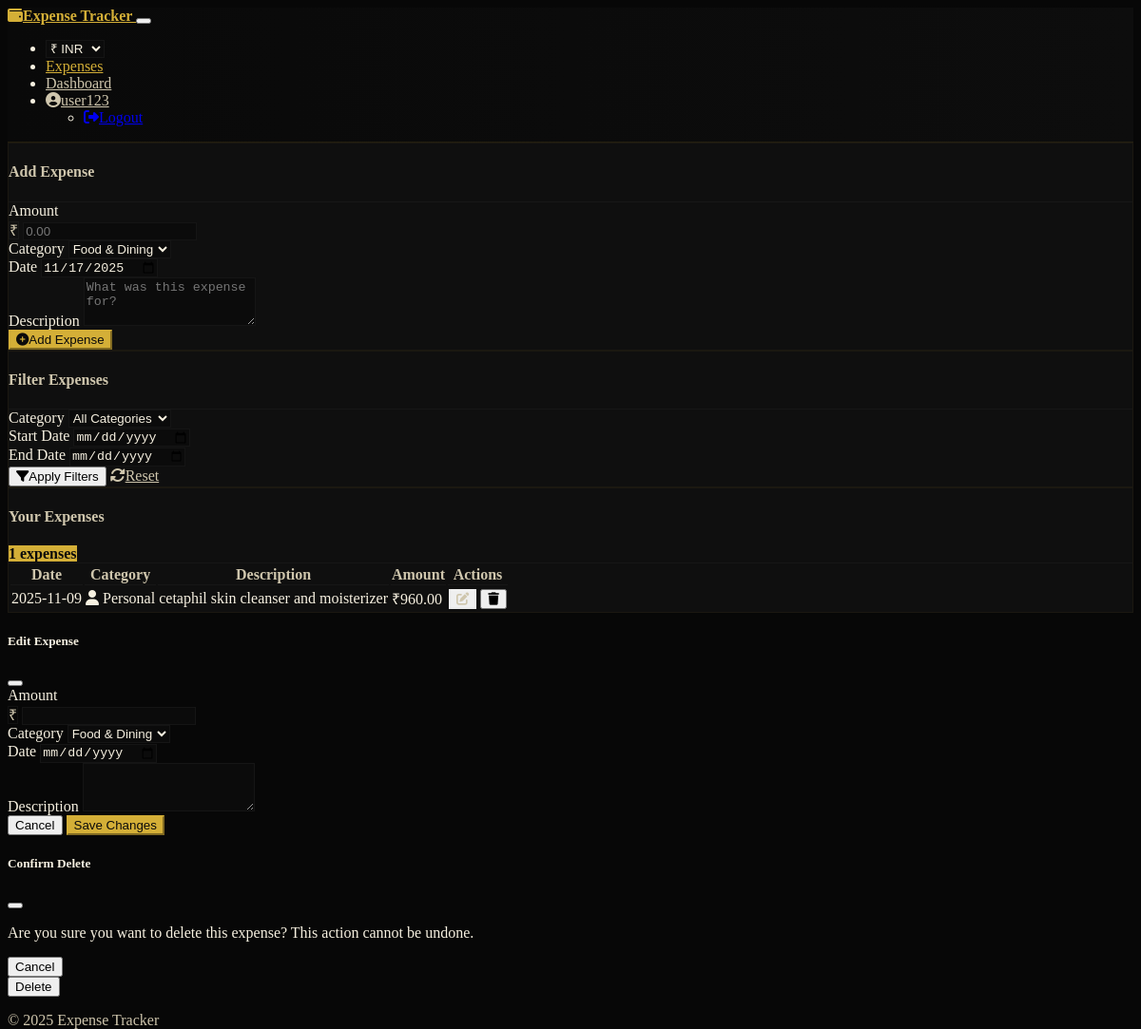
Page /expenses (signed in) on the committed database.
### models.py (models this page shows, shortened)
class User(UserMixin, db.Model):
    id = db.Column(db.Integer, primary_key=True)
    username = db.Column(db.String(64), unique=True, nullable=False)
    email = db.Column(db.String(120), unique=True, nullable=False)
    password_hash = db.Column(db.String(256), nullable=False)
    expenses = db.relationship('Expense', backref='user', lazy='dynamic', cascade="all, delete-orphan")

class Expense(db.Model):
    id = db.Column(db.Integer, primary_key=True)
    amount = db.Column(db.Float, nullable=False)
    category = db.Column(db.String(30), nullable=False)
    date = db.Column(db.Date, nullable=False, default=datetime.utcnow)
    description = db.Column(db.Text, nullable=False)
    user_id = db.Column(db.Integer, db.ForeignKey('user.id'), nullable=False)
    created_at = db.Column(db.DateTime, default=datetime.utcnow)

### routes.py (the view)
@app.route('/expenses')
@login_required
def expenses():
    form = ExpenseForm()
    user_expenses = Expense.query.filter_by(user_id=current_user.id).order_by(Expense.date.desc()).all()
    return render_template('index.html', expenses=user_expenses, form=form)

### templates/index.html (shortened to what this page needs)
{% extends 'layout.html' %}
{% block content %}
<div class="row">
    <div class="col-lg-4 mb-4">
        <div class="card shadow-sm">
            <div class="card-header">
                <h4 class="mb-0">Add Expense</h4>
            </div>
            <div class="card-body">
                <form method="POST" action="{{ url_for('add_expense') }}">
                    <div class="mb-3">
                        <label for="amount" class="form-label">Amount</label>
                        <div class="input-group">
                            <span class="input-group-text">{{ current_currency_symbol }}</span>
                            {{ form.amount(class="form-control", placeholder="0.00") }}
                        </div>
                    </div>
                    <div class="mb-3">
                        <label for="category" class="form-label">Category</label>
                        {{ form.category(class="form-select") }}
                    </div>
                    <div class="mb-3">
                        <label for="date" class="form-label">Date</label>
                        {{ form.date(class="form-control", type="date") }}
                    </div>
                    <div class="mb-3">
                        <label for="description" class="form-label">Description</label>
                        {{ form.description(class="form-control", rows="3", placeholder="What was this expense for?") }}
                    </div>
                    <button type="submit" class="btn btn-primary w-100">
                        <i class="fas fa-plus-circle me-2"></i>Add Expense
                    </button>
                </form>
            </div>
        </div>
    </div>
    <div class="col-lg-8">
        <div class="card shadow-sm mb-4">
            <div class="card-header">
                <h4 class="mb-0">Filter Expenses</h4>
            </div>
            <div class="card-body">
                <form method="GET" action="{{ url_for('filter_expenses') }}" class="row g-3">
                    <div class="col-md-4">
                        <label for="category" class="form-label">Category</label>
                        <select name="category" class="form-select">
                            <option value="all">All Categories</option>
                        </select>
                    </div>
                    <div class="col-md-4">
                        <label for="start_date" class="form-label">Start Date</label>
                        <input type="date" class="form-control" id="start_date" name="start_date">
                    </div>
                    <div class="col-md-4">
                        <label for="end_date" class="form-label">End Date</label>
                        <input type="date" class="form-control" id="end_date" name="end_date">
                    </div>
                    <div class="col-12">
                        <button type="submit" class="btn btn-secondary">
                            <i class="fas fa-filter me-2"></i>Apply Filters
                        </button>
                        <a href="{{ url_for('index') }}" class="btn btn-outline-secondary">
                            <i class="fas fa-sync-alt me-2"></i>Reset
                        </a>
                    </div>
                </form>
            </div>
        </div>
        <div class="card shadow-sm">
            <div class="card-header d-flex justify-content-between align-items-center">
                <h4 class="mb-0">Your Expenses</h4>
                <span class="badge bg-primary">{{ expenses|length }} expenses</span>
            </div>
            <div class="card-body">
                {% if expenses %}
                <div class="table-responsive">
                    <table class="table table-hover align-middle">
                        <thead>
                            <tr>
                                <th>Date</th>
                                <th>Category</th>
                                <th>Description</th>
                                <th>Amount</th>
                                <th>Actions</th>
                            </tr>
                        </thead>
                        <tbody>
                            {% for expense in expenses %}
                            <tr>
                                <td>{{ expense.date.strftime('%Y-%m-%d') }}</td>
                                <td>
                                    <i class="fas fa-{{ category_icons.get(expense.category, 'tag') }} me-2"></i>
                                    {{ expense.category|capitalize }}
                                </td>
                                <td>{{ expense.description }}</td>
                                <td>{{ expense.amount|currency }}</td>
                                <td>
                                    <div class="btn-group btn-group-sm">
                                        <button type="button" class="btn btn-outline-secondary edit-btn"
                                                data-bs-toggle="modal" data-bs-target="#editExpenseModal"
                                                data-id="{{ expense.id }}"
                                                data-amount="{{ expense.amount }}"
                                                data-category="{{ expense.category }}"
                                                data-date="{{ expense.date.strftime('%Y-%m-%d') }}"
                                                data-description="{{ expense.description }}">
                                            <i class="fas fa-edit"></i>
                                        </button>
                                        <button type="button" class="btn btn-outline-danger delete-btn"
                                                data-bs-toggle="modal" data-bs-target="#deleteExpenseModal"
                                                data-id="{{ expense.id }}">
                                            <i class="fas fa-trash"></i>
                                        </button>
                                    </div>
                                </td>
                            </tr>
                            {% endfor %}
                        </tbody>
                    </table>
                </div>
                {% else %}
                <div class="text-center py-5">
                    <i class="fas fa-receipt fa-4x mb-3 text-muted"></i>
                    <h5>No expenses found</h5>
                    <p class="text-muted">Add your first expense using the form.</p>
                </div>
                {% endif %}
            </div>
        </div>
    </div>
</div>
<div class="modal fade" id="editExpenseModal" tabindex="-1" aria-labelledby="editExpenseModalLabel" aria-hidden="true">
    <div class="modal-dialog">
        <div class="modal-content">
            <div class="modal-header">
                <h5 class="modal-title" id="editExpenseModalLabel">Edit Expense</h5>
                <button type="button" class="btn-close" data-bs-dismiss="modal" aria-label="Close"></button>
            </div>
            <form id="editExpenseForm" method="POST">
                <div class="modal-body">
                    <div class="mb-3">
                        <label for="edit_amount" class="form-label">Amount</label>
                    <div class="input-group">
                        <span class="input-group-text">{{ current_currency_symbol }}</span>
                        <input type="number" step="0.01" min="0.01" class="form-control" id="edit_amount" name="amount" required>
                    </div>
                    </div>
                    <div class="mb-3">
                        <label for="edit_category" class="form-label">Category</label>
                        <select class="form-select" id="edit_category" name="category" required>
                            <option value="food">Food & Dining</option>
                        </select>
                    </div>
                    <div class="mb-3">
                        <label for="edit_date" class="form-label">Date</label>
                        <input type="date" class="form-control" id="edit_date" name="date" required>
                    </div>
                    <div class="mb-3">
                        <label for="edit_description" class="form-label">Description</label>
                        <textarea class="form-control" id="edit_description" name="description" rows="3" required></textarea>
                    </div>
                </div>
                <div class="modal-footer">
                    <button type="button" class="btn btn-secondary" data-bs-dismiss="modal">Cancel</button>
                    <button type="submit" class="btn btn-primary">Save Changes</button>
                </div>
            </form>
        </div>
    </div>
</div>
<div class="modal fade" id="deleteExpenseModal" tabindex="-1" aria-labelledby="deleteExpenseModalLabel" aria-hidden="true">
    <div class="modal-dialog">
        <div class="modal-content">
            <div class="modal-header">
                <h5 class="modal-title" id="deleteExpenseModalLabel">Confirm Delete</h5>
                <button type="button" class="btn-close" data-bs-dismiss="modal" aria-label="Close"></button>
            </div>
            <div class="modal-body">
                <p>Are you sure you want to delete this expense? This action cannot be undone.</p>
            </div>
            <div class="modal-footer">
                <button type="button" class="btn btn-secondary" data-bs-dismiss="modal">Cancel</button>
                <form id="deleteExpenseForm" method="POST">
                    <button type="submit" class="btn btn-danger">Delete</button>
                </form>
            </div>
        </div>
    </div>
</div>
{% endblock %}

### templates/layout.html (shortened to what this page needs)
<!DOCTYPE html>
<html lang="en">
<head>
    <link href="https://cdn.replit.com/agent/bootstrap-agent-dark-theme.min.css" rel="stylesheet">
    <link rel="stylesheet" href="https://cdnjs.cloudflare.com/ajax/libs/font-awesome/6.4.0/css/all.min.css">
    <link rel="stylesheet" href="{{ url_for('static', filename='css/style.css') }}">
</head>
<body>
    <nav class="navbar navbar-expand-lg navbar-dark">
        <div class="container">
            <a class="navbar-brand" href="{{ url_for('index') }}">
                <i class="fas fa-wallet me-2"></i>Expense Tracker
            </a>
            <button class="navbar-toggler" type="button" data-bs-toggle="collapse" data-bs-target="#navbarNav"
                aria-controls="navbarNav" aria-expanded="false" aria-label="Toggle navigation">
            </button>
            <div class="collapse navbar-collapse" id="navbarNav">
                <ul class="navbar-nav ms-auto">
                    <li class="nav-item ms-2 d-flex align-items-center">
                        <form id="currencyForm" class="m-0">
                            <select id="currencySelect" class="form-select form-select-sm" aria-label="Select currency">
                                {% for code, label in [('INR','₹ INR'),('USD','$ USD'),('EUR','€ EUR'),('GBP','£ GBP'),('JPY','¥ JPY'),('AUD','$ AUD')] %}
                                <option value="{{ code }}" {% if current_currency==code %}selected{% endif %}>{{ label }}</option>
                                {% endfor %}
                            </select>
                        </form>
                    </li>
                    {% if current_user.is_authenticated %}
                        <li class="nav-item">
                            <a class="nav-link {% if request.path == '/expenses' %}active{% endif %}" href="{{ url_for('expenses') }}">Expenses</a>
                        </li>
                        <li class="nav-item">
                            <a class="nav-link {% if request.path == '/dashboard' %}active{% endif %}" href="{{ url_for('dashboard') }}">Dashboard</a>
                        </li>
                        <li class="nav-item dropdown">
                            <a class="nav-link dropdown-toggle" href="#" role="button" data-bs-toggle="dropdown" aria-expanded="false">
                                <i class="fas fa-user-circle me-1"></i>{{ current_user.username }}
                            </a>
                            <ul class="dropdown-menu dropdown-menu-end">
                                <li><a class="dropdown-item" href="{{ url_for('logout') }}"><i class="fas fa-sign-out-alt me-2"></i>Logout</a></li>
                            </ul>
                        </li>
                    {% endif %}
                </ul>
            </div>
        </div>
    </nav>
    <div class="container mt-4">
        {% block content %}{% endblock %}
    </div>
    <footer class="mt-5 py-3 text-center text-muted">
        <div class="container">
            <p>© 2025 Expense Tracker</p>
        </div>
    </footer>
</body>
</html>

### rows in the picture
User: username "user123"
Expense: date "2025-11-09", category "Personal", description "cetaphil skin cleanser and moisterizer", amount "₹960.00"

### other values in the picture
{{ current_currency_symbol }} "₹"
{{ expenses|length }} "1"
form field value "₹ INR"
